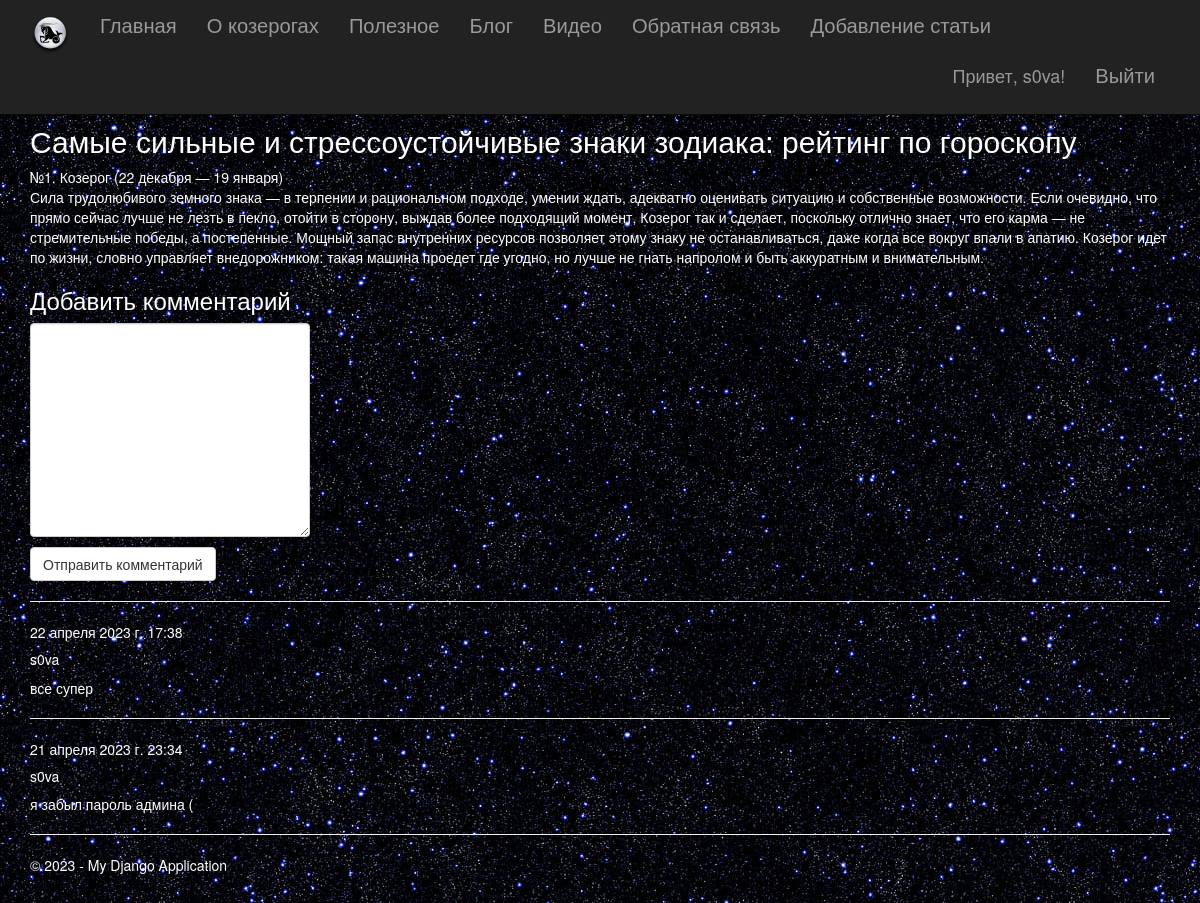
Screenshot of /4/ (signed in) with the database file from the repository.
### app/models.py (models this page shows, shortened)
class Blog(models.Model):
    title = models.CharField(
        max_length=100,
        unique_for_date="posted",
        verbose_name= u"Заголовок",
    )
    descripstion = models.TextField(verbose_name = u"Краткое содержание")
    content = models.TextField(verbose_name = u"Полное содержание")
    posted = models.DateTimeField(default=datetime.now(), db_index=True, verbose_name=u"Опубликована")
    author = models.ForeignKey(User, null=True, blank=True, on_delete=models.SET_NULL, verbose_name="Автор")
    image = models.FileField(default="temp.jpg", verbose_name="Путь к картинке")
    class Meta:
        db_table = "Posts"
        ordering = ["-posted"] # сортировка данных по убыванию даты публикатсии
        verbose_name = u"статья блога"
        verbose_name_plural = u"статья блога"

class Comment(models.Model):
    text = models.TextField(verbose_name="Комментарий")
    date = models.DateTimeField(
        default=datetime.now(), db_index=True, verbose_name="Дата"
    )
    author = models.ForeignKey(User, on_delete=models.CASCADE, verbose_name="Автор")
    post = models.ForeignKey(Blog, on_delete=models.CASCADE, verbose_name="Статья")
    class Meta:
        db_table = "Comments"
        verbose_name = "Комментарий"
        verbose_name_plural = "Комментарии к статьям блога"
        ordering = ["-date"]

### app/views.py (the view)
# urls.py: re_path(r'^(?P<parametr>\d+)/$', views.article, name='article'),
def article(request, parametr):
    post = Blog.objects.get(id=parametr)
    comments = Comment.objects.filter(post=parametr)
    if request.method == "POST":
        form = CommentForm(request.POST)
        if form.is_valid():
            comment = form.save(commit=False)
            comment.author = request.user
            comment.date = datetime.now()
            comment.post = Blog.objects.get(id=parametr)
            comment.save()
            return redirect("article", parametr=post.id)
    else:
        form = CommentForm()
    return render(
        request,
        "app/article.html",
        {
            "title": post.title,
            "post": post,
            "comments": comments,
            "form": form,
            "year": datetime.now().year,
        },
    )

### app/forms.py
class CommentForm(forms.ModelForm):
    class Meta:
        model = Comment
        fields = ("text",)
        labels = {"text": ""}
        widgets = {"text": forms.Textarea(attrs={"class": "form-control"})}

### app/templates/app/article.html (shortened to what this page needs)
﻿{% extends "app/layout.html" %}
{% block content %}
<p class="vertical-margins"><a class="btn btn-default" href="{% url 'blog' %}">&laquo; Назад</a></p>
<h2>{{ post.title }}</h2>
<div class="article-content"><p>{{ post.content|linebreaksbr }}</p></div>
{% if user.is_authenticated %}
<h3>Добавить комментарий</h3>
<form method="post">
    <div>
        {{ form.as_p }}
        <button type="submit" class="save btn btn-default">Отправить комментарий</button>
    </div>
</form>
{% else %}
<h3>Для добавления своего комментария, пожалуйста, авторизуйтесь</h3>
{% endif %}
{% for comment in comments %}
<hr />
<h7> {{ comment.date }} </h7>
<h5 class="comment-author"> {{ comment.author }} </h5>
<p> {{ comment.text|linebreaksbr }} </p>
{% endfor %}
{% endblock %}

### app/templates/app/loginpartial.html (shortened to what this page needs)
{% if user.is_authenticated %}
<form id="logoutForm" action="/logout/" method="post" class="navbar-right">
    <ul class="nav navbar-nav navbar-right">
        <li><span class="navbar-brand">Привет, {{ user.username }}!</span></li>
        <li><a href="javascript:document.getElementById('logoutForm').submit()">Выйти</a></li>
    </ul>
</form>
{% else %}
<ul class="nav navbar-nav navbar-right">
    <li><a href="{% url 'registration' %}">Регистрация</a></li>
    <li><a href="{% url 'login' %}">Войти</a></li>
</ul>
{% endif %}

### app/static/app/content/site.css (style rules this page uses)
body { padding-top: 50px; padding-bottom: 20px; background-image: url("cosmos.jpg"); color: white; }
ul li, a { color: white; font-size: larger; }
input, select, textarea { max-width: 280px; }

### rows the page displays
Blog: title "Самые сильные и стрессоустойчивые знаки зодиака: рейтинг по гороскопу", content "№1. Козерог (22 декабря — 19 января) Сила трудолюбивого земного знака — в терпении и рациональном подходе, умении ждать, адекватно оценивать ситуацию и собственные возможности. Если очевидно, что прямо сейчас лучше не лезть в пекло, отойти в сторону, выждав более подходящий момент, Козерог так и сделает, поскольку отлично знает, что его карма — не стремительные победы, а постепенные. Мощный запас внутренних ресурсов позволяет этому знаку не останавливаться, даже когда все вокруг впали в апатию. Козерог идет по жизни, словно управляет внедорожником: такая машина проедет где угодно, но лучше не гнать напролом и быть аккуратным и внимательным."
Comment: date "22 апреля 2023 г. 17:38", author "s0va", text "все супер"
Comment: date "21 апреля 2023 г. 23:34", author "s0va", text "я забыл пароль админа ("

### other values shown
{{ user.username }} "s0va"
